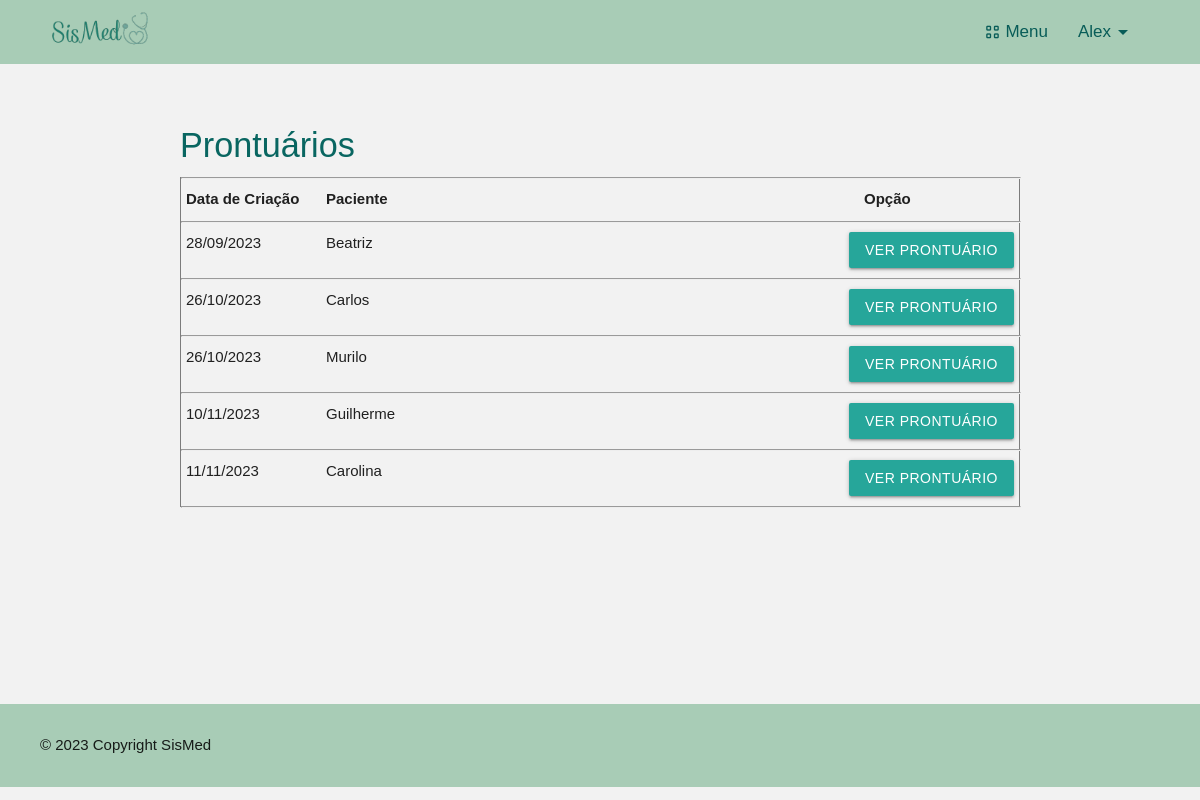
The page /listar/prontuarios (signed in) on the database its author committed.
### cadastros/models.py (models this page shows, shortened)
class Prontuario(models.Model):
    data_criacao = models.DateField()
    paciente = models.OneToOneField(Paciente, on_delete=models.PROTECT)

class Paciente(models.Model):
    nome_completo = models.CharField(max_length=100, verbose_name='Nome Completo')
    data_nascimento = models.DateField(verbose_name='Data de Nascimento')
    rg = models.CharField(max_length=13, verbose_name='RG', unique=True)
    cpf = models.CharField(max_length=14, verbose_name='CPF', unique=True)
    sexo = models.CharField(max_length=1, choices=sexo_opcoes, null=True)
    endereco = models.OneToOneField(Endereco, null=True, on_delete=models.PROTECT)
    telefone = models.CharField(max_length=15)
    email = models.CharField(max_length=50)
    data_cadastro = models.DateField(verbose_name='Data de Cadastro')
    informacoes_medicas = models.TextField(verbose_name='Informações Médicas')
    foto =  models.ImageField(upload_to='fotos_pacientes', blank=True, null=True)
    def __str__(self):
        return f'{self.nome_completo}'
    """def __str__(self):
        return f'{self.nome_completo} {self.data_nascimento} {self.rg} {self.cpf} {self.endereco} {self.telefone} {self.email} {self.data_cadastro} {self.informacoes_medicas}'"""

### paginas/views.py (the view)
# urls.py: path('listar/prontuarios', ProntuarioList.as_view(), name='listar-prontuarios'),
class ProntuarioList(LoginRequiredMixin, GrupoMixin, ListView):
    login_url = reverse_lazy('login')
    model = Prontuario
    template_name = 'paginas/listas/prontuarios.html'
    def get_context_data(self, *args, **kwargs):
        context = super().get_context_data(*args, **kwargs)
        context['titulo'] = 'Prontuários'
        return context

### paginas/views.py (called while the page is built)
    def get_context_data(self, **kwargs):
        context = super().get_context_data(**kwargs)
        user = self.request.user
        is_admin = user.groups.filter(name='Administrador').exists()
        is_medico = user.groups.filter(name='Medico').exists()
        context['is_admin'] = is_admin
        context['is_medico'] = is_medico
        return context

### paginas/templates/paginas/listas/prontuarios.html (shortened to what this page needs)
{% extends 'paginas/index.html' %}
{% load static %}
{% block styles %}
    <link rel="stylesheet" href="{% static 'css/listar.css' %}">
{% endblock %}
{% block content %}
    {% block titulo2 %}
        <h4>{{titulo}}</h4>
    {% endblock %}
    <div id="consultas-agend-container">
        <hr>
        <div class="head">
            <div id="head-box">
                <p class='tamanho_definido'>Data de Criação</p>
                <p>Paciente</p>
            </div>
            <p id="opcao">Opção</p>
        </div>
        <hr>
        {% for prontuario in object_list %}
            <div class="consultas-agend">
                <div class="dados-agend">
                    <p class='tamanho_definido'>{{prontuario.data_criacao|date:'d/m/Y'}}</p>
                    <p>{{prontuario.paciente.nome_completo}}</p>
                </div>
                <div class="botoes-box">
                    <a href="{% url 'dados_prontuario' prontuario.pk %}" class="btn btn-sm">Ver Prontuário</a>
                </div>
            </div>
            <hr>
        {% endfor %}
    </div>
{% endblock %}

### paginas/templates/paginas/index.html (shortened to what this page needs)
{% load static %}
<!DOCTYPE html>
<html lang="pt-br">
<head>
    <link rel="stylesheet" href="https://cdnjs.cloudflare.com/ajax/libs/materialize/1.0.0/css/materialize.min.css">
    <link rel="stylesheet" href="{% static 'css/estilo.css' %}">
    <link rel="stylesheet" href="{% static 'css/style_dash.css' %}">
    {% block styles %}
    {% endblock %}
</head>
<body>
{% block head %}
<header>
    <a href="#" class="brand-logo">
        <img id="logo" src="{% static 'img/SisMed-logo.png' %}" alt="SisMed logo" class="responsive-img" style="max-height: 60px;">
    </a>
  <nav class="navbar-nav">
    <div class="nav-wrapper" >
            <ul id="nav-mobile" class="right hide-on-med-and-down">
                {% if request.user.is_authenticated %}
                    <li class="dropdown-trigger black-text" data-target="dropdown1">
                        <span class="icons material-symbols-outlined" id="view-cozy">View_Cozy</span>
                        Menu
                    </li>
                    <li id="drop-user" class="dropdown-trigger black-text" data-target="dropdown3"> {{ request.user }}
                        <span class="material-symbols-outlined">arrow_drop_down</span>
                    </li>
                {% else %}
                    <li><a class="black-text" id="login-option" href="{% url 'login' %}">Login</a></li>
                {% endif %}
            </ul>
        </div>
    </nav>
</header>
{% endblock %}
{% block main %}
<main>
    <div class="container" id="main-container">
        {% block content %}{% endblock %}
    </div>
</main>
{% endblock %}
{% block footer %}
<footer>
    <div class="col-12" id="copyright">
        <p>&copy; 2023 Copyright SisMed</p>
    </div>
</footer>
{% endblock %}
</body>
</html>

### static/css/estilo.css (style rules this page uses)
* { margin: 0; padding: 0; }
body { background-color: #f2f2f2; }
h4 { color: #096661; }
header { height: 64px; background-color: #a8ccb6; display: flex; align-items: center; justify-content: space-between; padding-left: 50px; padding-right: 65px; }
header #logo { width: 110px; }
.navbar-nav { background-color: #a8ccb6; box-shadow: none; justify-content: space-between; }
#drop-user { text-transform: capitalize; }
.dropdown-trigger { display: flex; align-items: center; margin-left: 30px; font-size: 17px; color: #085c58 !important; }
.icons { margin-right: 4px; font-size: 18px; }
#drop-user { font-weight: 500; }
main { min-height: 80vh; }
.container { padding-block: 20px; }
footer { background-color: #a8ccb6; padding-inline: 40px; padding-block: 30px; }
#copyright { display: flex; justify-content: space-between; }

### static/css/style_dash.css (style rules this page uses)
body { font-family: Arial, sans-serif; }

### static/css/listar.css (style rules this page uses)
.container { padding-block: 40px; }
.btn-sm { font-weight: 500; }

### paginas/templates/paginas/listas/prontuarios.html (style rules this page uses)
#consultas-agend-container { width: 100%; display: flex; flex-direction: column; gap: 10px; margin-top: -1px; border-left: 1px solid #7c7c7c; border-right: 1px solid #7c7c7c; }
#consultas-agend-container hr { margin-bottom: -1px; }
.consultas-agend { width: 100%; display: flex; flex-wrap: wrap; gap: 20px; justify-content: space-between; padding-inline: 5px; }
.dados-agend { display: flex; gap: 20px; align-self: flex-start; }
.head { padding-inline: 5px; display: flex; justify-content: space-between; font-weight: 600; }
#head-box { display: flex; gap: 20px; }
#opcao { width: 150px; }
.tamanho_definido { width: 120px; }
.botoes-box { align-self: flex-end; }
hr { min-width: 100%; }

### rows shown on the page
Prontuario: data_criacao "28/09/2023", paciente.nome_completo "Beatriz"
Prontuario: data_criacao "26/10/2023", paciente.nome_completo "Carlos"
Prontuario: data_criacao "26/10/2023", paciente.nome_completo "Murilo"
Prontuario: data_criacao "10/11/2023", paciente.nome_completo "Guilherme"
Prontuario: data_criacao "11/11/2023", paciente.nome_completo "Carolina"

### other values the page prints
{{ request.user }} "Alex"
{{ titulo }} "Prontuários"
